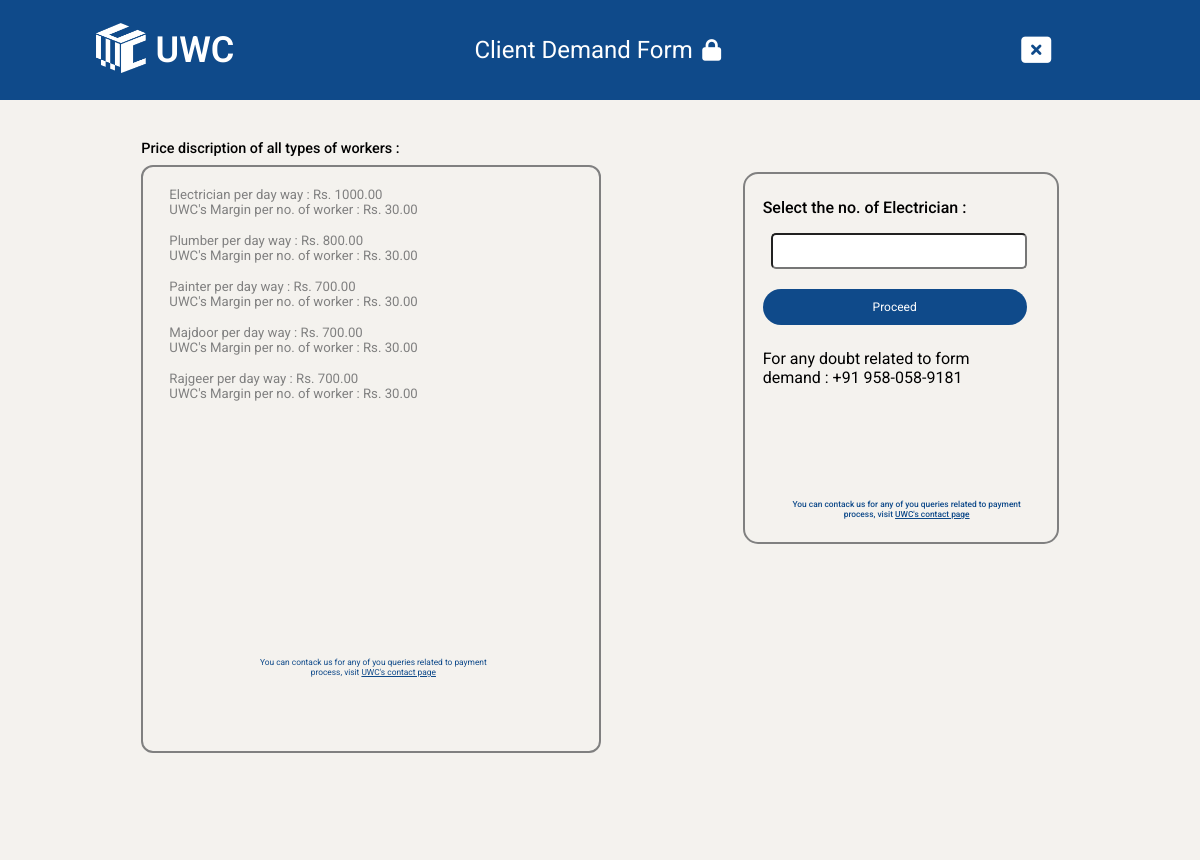
The app's page /worker_number/, older data.
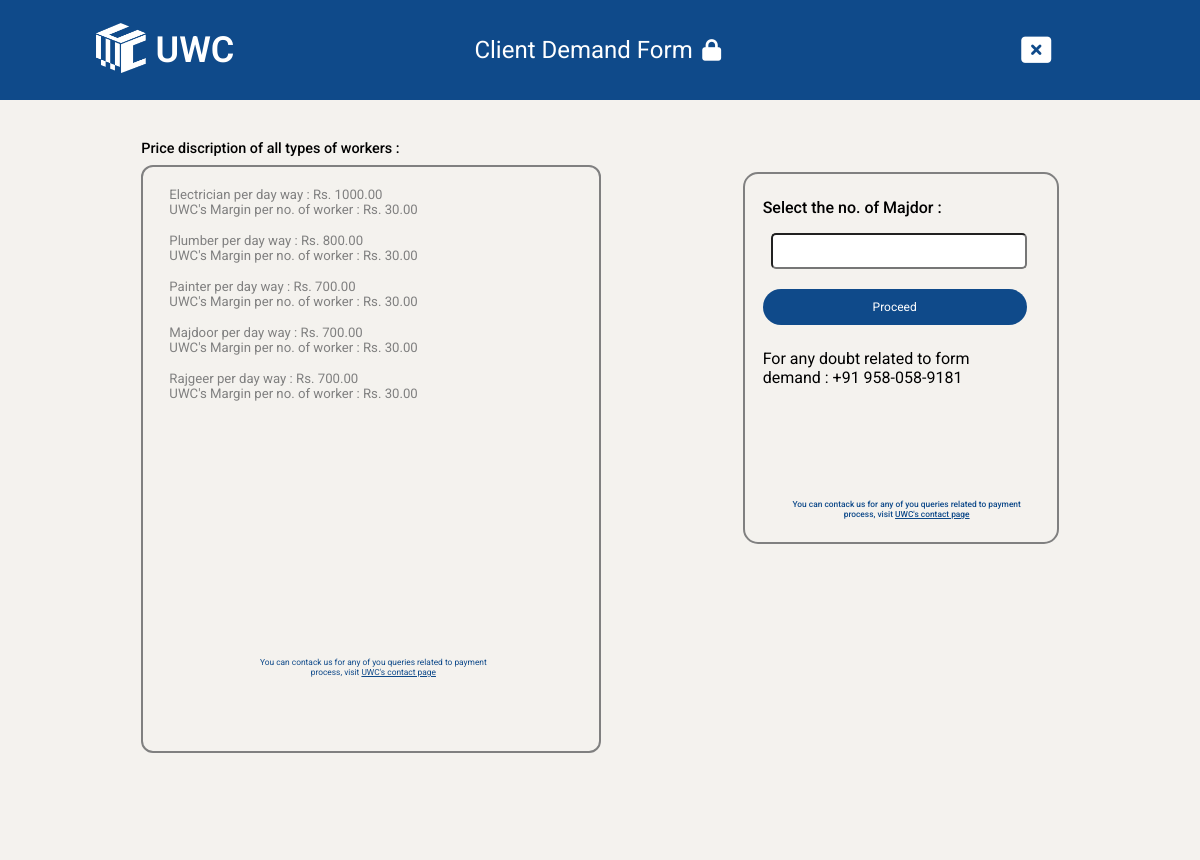
The same page, newer data.
### main/models.py (models this page shows)
class Worker_number(models.Model):
   worker_type = models.CharField(max_length=255, null=True, blank=True)
   worker_number = models.PositiveIntegerField(default=1)

### Unity_Workers/views.py (the view)
# urls.py: path('worker_number/',views.worker_number,name='worker_number'),
def worker_number(request):
    if request.method == 'POST':
        worker_number = request.POST.get('worker_number')
        worker = Worker_number.objects.all().last()
        worker.worker_number = worker_number
        worker.save()
        return redirect('client_form')
    worker = Worker_number.objects.all().last()
    worker_type = worker.worker_type
    context = {
        'worker_type':worker_type
    }
    return render(request,'worker_number.html',context)

### templates/worker_number.html (shortened to what this page needs)
{% load static %}
<!DOCTYPE html>
<html lang="en">
<head>
    <link rel="stylesheet" href="https://cdnjs.cloudflare.com/ajax/libs/font-awesome/6.6.0/css/all.min.css" />
</head>
<body>
    <div class="header">
        <div class="logo">
            <img src="{% static 'images/uwc-logo.png' %}" alt="uwc">
        </div>
        <div class="logo-name">UWC</div>
        <div class="title">Client Demand Form</div>
        <div class="title-icon"><i class="fa-solid fa-lock"></i></div>
        <a href="{% url 'home_page' %}"><div class="cross-icon"><i class="fa-solid fa-rectangle-xmark"></i></i></div></a>
    </div>
    <div class="container">
        <div class="block-1">
           <div class="main-line">Price discription of all types of workers :</div>
           <div class="inner-block">
            <div class="content-line">
                <p>Electrician per day way : Rs. 1000.00</p>
                <p>UWC's Margin per no. of worker : Rs. 30.00</p>
            </div>
            <div class="content-line">
                <p>Plumber per day way : Rs. 800.00</p>
                <p>UWC's Margin per no. of worker : Rs. 30.00</p>
            </div>
            <div class="content-line">
                <p>Painter per day way : Rs. 700.00</p>
                <p>UWC's Margin per no. of worker : Rs. 30.00</p>
            </div>
            <div class="content-line">
                <p>Majdoor per day way : Rs. 700.00</p>
                <p>UWC's Margin per no. of worker : Rs. 30.00</p>
            </div>
            <div class="content-line">
                <p>Rajgeer per day way : Rs. 700.00</p>
                <p>UWC's Margin per no. of worker : Rs. 30.00</p>
                <p class="last-line">You can contack us for any of you queries related to payment process, visit <u>UWC's contact page</u></p>
            </div>
           </div>
        </div>
        <div class="block-2">
            <form method="post" action="{% url 'worker_number' %}">
                <label for="worker-no">Select the no. of  {{worker_type}} :</label>
                <input type="number" class="worker-no"  name="worker_number">
                <button type="submit">Proceed</button>
            </form>
            <div class="line-2">For any doubt related to form demand : +91 958-058-9181</div>
            <p>You can contack us for any of you queries related to payment process, visit <u>UWC's contact page</u></p>
        </div>
    </div>
</body>
</html>

### templates/worker_number.html (style rules this page uses)
* { margin: 0px; padding: 0px; border: border-box; font-family: roboto; }
.header { height: 100px; width: 100vw; background-color: #0F4A8A; display: flex; align-items: center; }
.header img { height: 50px; width: 50px; margin-left: 8vw; }
.header .logo-name { color: white; font-size: 3vw; font-weight: 600; margin-left: 0.8vw; }
.header .title { color: white; font-size: 2vw; margin-left: 20vw; }
.header .title-icon { color: white; font-size: 1.8vw; margin-left: 0.8vw; }
.header .cross-icon { color: white; font-size: 2.5vw; margin-left: 25vw; }
.container { height: 90vh; width: 100vw; background-color: #F4F2EE; padding-top: 5vh; display: flex; justify-content: space-evenly; }
.container .block-1 .main-line { font-size: 1.2vw; font-weight: 500; margin-bottom: 1vh; }
.container .block-1 .inner-block { height: 70vh; width: 35vw; background-color: #F4F2EE; border-radius: 12px; border: 2px solid grey; padding: 1vw 1.5vw; }
.container .block-1 .inner-block .content-line { padding: 1vh; color: grey; font-size: 1.1vw; }
.container .block-1 .inner-block .last-line { margin-top: 32vh; font-size: 0.7vw; width: 20vw; text-align: center; margin-left: 7vw; color: #0F4A8A; }
.container .block-2 { height: 40vh; width: 23vw; border: 2px solid grey; border-radius: 15px; margin-top: 4vh; padding: 3vh 1.5vw; font-weight: 500; }
.container .block-2 form button { height: 4.5vh; width: 22vw; background-color: #0F4A8A; color: white; font-size: 1vw; border-radius: 50px; border: none; font-weight: 400; margin-top: 2.5vh; }
.container .block-2 form input { width: 21vw; height: 4vh; border-radius: 5px; margin-left: 1vh; margin-top: 2vh; }
.container .block-2 .line-2 { margin-top: 3vh; width: 18vw; font-weight: 400; }
.container .block-2 p { font-size: 0.7vw; color: grey; width: 20vw; text-align: center; margin-top: 14vh; margin-left: 2vw; color: #0F4A8A; }

Row changes from the older to the newer data that the page shows:
no longer on this page (row unchanged): Worker_number: worker_type "Electrician"
added Worker_number: worker_type "Majdor"
